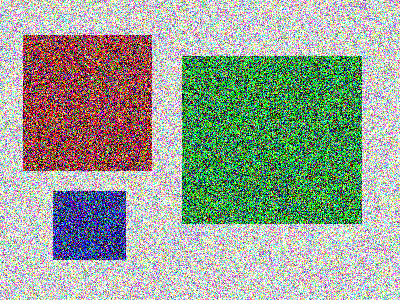
#> input picture images/pic2.png, 400 x 300 px
$ python '15.3 Otsu’s 二值化.py'
#> lines starting #> are read from the running program, lines starting #| are printed output that depends on the picture; after the words box and inside, x2 and y2 are one past the last pixel; in counts of white or black regions, pixels touching at a corner belong together


import cv2
import numpy as np
from matplotlib import pyplot as plt

PATH = '../images/pic2.png'

img = cv2.imread(PATH,  0)
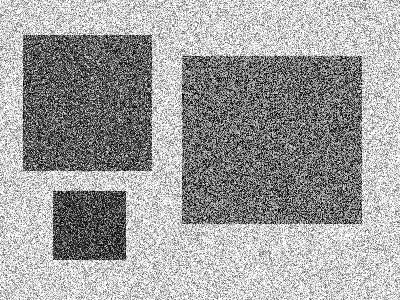
#> img: shape (300, 400); min 0, max 255, mean 159.1

# global thresholding
ret1, th1 = cv2.threshold(img, 127, 255, cv2.THRESH_BINARY)
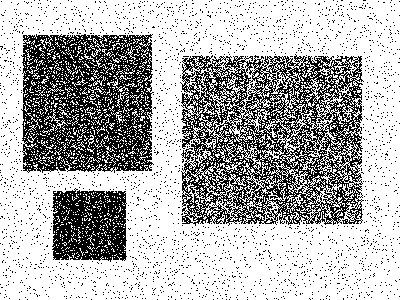
#> th1: shape (300, 400); 68.9% white; black in thin lines or dots

# Otsu's thresholding
ret2, th2 = cv2.threshold(img, 0, 255, cv2.THRESH_BINARY+cv2.THRESH_OTSU)
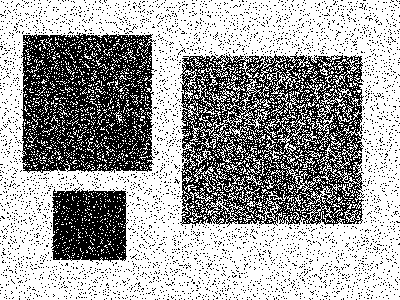
#> th2: shape (300, 400); 63.9% white; black in thin lines or dots
#> ret2 = 141

# Otsu's thresholding after Gaussian filtering
#（5, 5）为高斯核的大小， 0 为标准差
blur = cv2.GaussianBlur(img, (5, 5), 0)
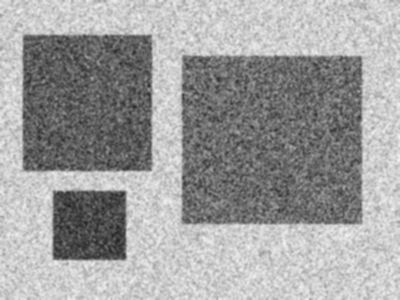
#> blur: shape (300, 400); min 36, max 243, mean 159.1
# 阈值一定要设为 0！
ret3, th3 = cv2.threshold(blur, 0, 255, cv2.THRESH_BINARY+cv2.THRESH_OTSU)
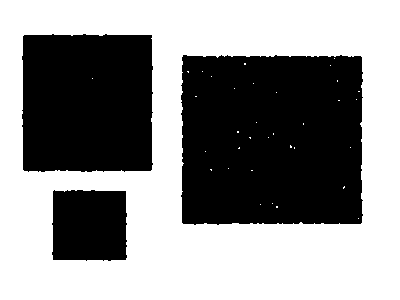
#> th3: shape (300, 400); 56.1% white; 3 black regions, box (x1, y1, x2, y2) and area: (181, 55, 363, 225) 30068, (22, 34, 153, 172) 17566, (52, 190, 127, 261) 5075
#> ret3 = 152

# plot all the images and their histograms
images = [img,  0,  th1,
            img,  0,  th2,
            blur,  0,  th3]
titles = ['Original Noisy Image', 'Histogram', 'Global Thresholding (v=127)',
            'Original Noisy Image', 'Histogram', "Otsu's Thresholding",
            'Gaussian filtered Image', 'Histogram', "Otsu's Thresholding"]


# 这里使用了 pyplot 中画直方图的方法， plt.hist,  要注意的是它的参数是一维数组
# 所以这里使用了（numpy）ravel 方法，将多维数组转换成一维，也可以使用 flatten 方法
#ndarray.flat 1-D iterator over an array.
#ndarray.flatten 1-D array copy of the elements of an array in row-major order.
for i in range(3):
    plt.subplot(3, 3, i*3+1), plt.imshow(images[i*3], 'gray')
    plt.title(titles[i*3]),  plt.xticks([]),  plt.yticks([])
    plt.subplot(3, 3, i*3+2), plt.hist(images[i*3].ravel(), 256)
    plt.title(titles[i*3+1]),  plt.xticks([]),  plt.yticks([])
    plt.subplot(3, 3, i*3+3), plt.imshow(images[i*3+2], 'gray')
    plt.title(titles[i*3+2]),  plt.xticks([]),  plt.yticks([])
plt.show()
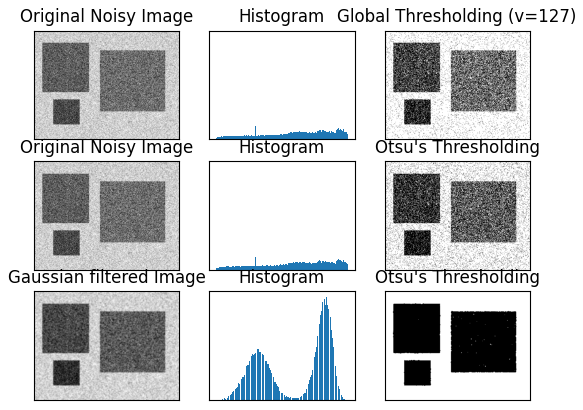
#> figure drawn by matplotlib, 9 panels

$ run again, with images/pic1.png copied over images/pic2.png
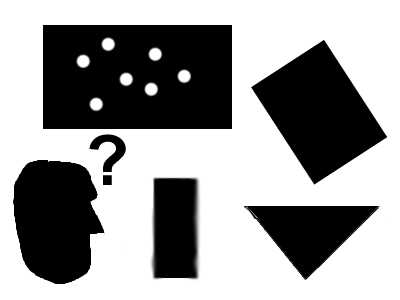
#> input picture images/pic1.png, 400 x 300 px
#> `ret1, th1 = cv2.threshold(img, 127, 255, cv2.THRESH_BINARY)`:
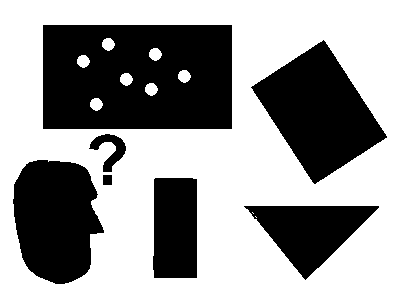
#> th1: shape (300, 400); 60.4% white; 7 black regions, largest, box (x1, y1, x2, y2) and area: (43, 25, 232, 129) 18767, (251, 40, 387, 184) 10095, (13, 160, 104, 284) 8614
#> ret2 = 127
#> `ret3, th3 = cv2.threshold(blur, 0, 255, cv2.THRESH_BINARY+cv2.THRESH_O..`:
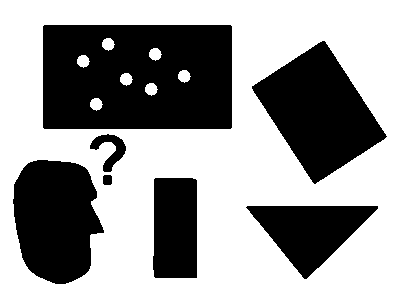
#> th3: shape (300, 400); 60.4% white; 7 black regions, largest, box (x1, y1, x2, y2) and area: (43, 25, 232, 129) 18791, (252, 41, 387, 184) 10098, (13, 160, 104, 284) 8626
#> ret3 = 128

$ run again, with images/pic3.png copied over images/pic2.png
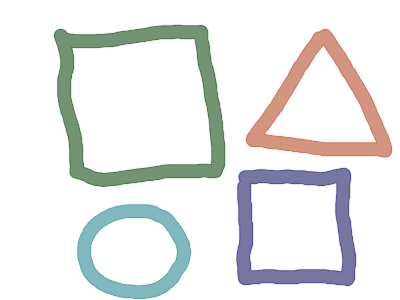
#> input picture images/pic3.png, 400 x 300 px
#> `ret1, th1 = cv2.threshold(img, 127, 255, cv2.THRESH_BINARY)`:
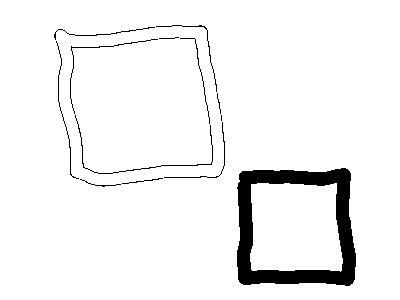
#> th1: shape (300, 400); 94.6% white; 13 black regions (1 under 20 px), largest, box (x1, y1, x2, y2) and area: (237, 168, 356, 286) 5384, (75, 115, 213, 174) 228, (70, 39, 158, 114) 157
#> th2: shape (300, 400); 81% white; 4 black regions, box (x1, y1, x2, y2) and area: (54, 25, 225, 187) 7808, (236, 168, 356, 286) 5713, (246, 29, 392, 158) 5358, (77, 204, 191, 299) 3972
#> ret2 = 198
#> `ret3, th3 = cv2.threshold(blur, 0, 255, cv2.THRESH_BINARY+cv2.THRESH_O..`:
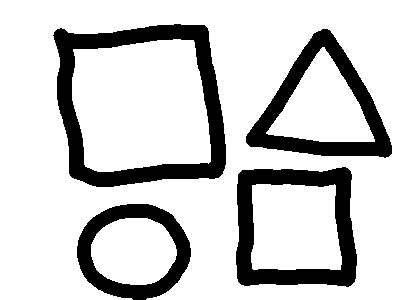
#> th3: shape (300, 400); 80.2% white; 4 black regions, box (x1, y1, x2, y2) and area: (53, 24, 226, 187) 8283, (236, 167, 357, 287) 6110, (246, 29, 392, 158) 5414, (77, 204, 191, 300) 3991
#> ret3 = 201
